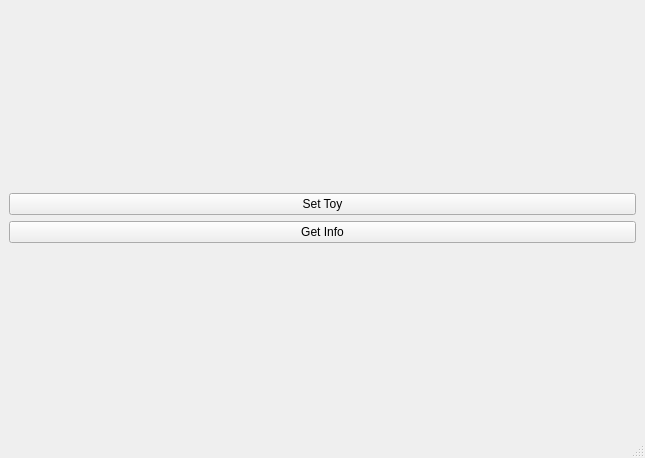
<?xml version="1.0" encoding="UTF-8"?>
<ui version="4.0">
 <class>MainWindow</class>
 <widget class="QMainWindow" name="MainWindow">
  <property name="geometry">
   <rect>
    <x>0</x>
    <y>0</y>
    <width>645</width>
    <height>458</height>
   </rect>
  </property>
  <property name="windowTitle">
   <string>MainWindow</string>
  </property>
  <widget class="QWidget" name="centralwidget">
   <layout class="QVBoxLayout" name="verticalLayout">
    <item>
     <layout class="QGridLayout" name="gridLayout">
      <item row="2" column="0">
       <widget class="QPushButton" name="pushButton_3">
        <property name="text">
         <string>Get Info</string>
        </property>
       </widget>
      </item>
      <item row="0" column="0">
       <widget class="QPushButton" name="pushButton">
        <property name="text">
         <string>Set Toy</string>
        </property>
       </widget>
      </item>
     </layout>
    </item>
   </layout>
  </widget>
  <widget class="QMenuBar" name="menubar">
   <property name="geometry">
    <rect>
     <x>0</x>
     <y>0</y>
     <width>645</width>
     <height>22</height>
    </rect>
   </property>
  </widget>
  <widget class="QStatusBar" name="statusbar"/>
 </widget>
 <resources/>
 <connections/>
</ui>
